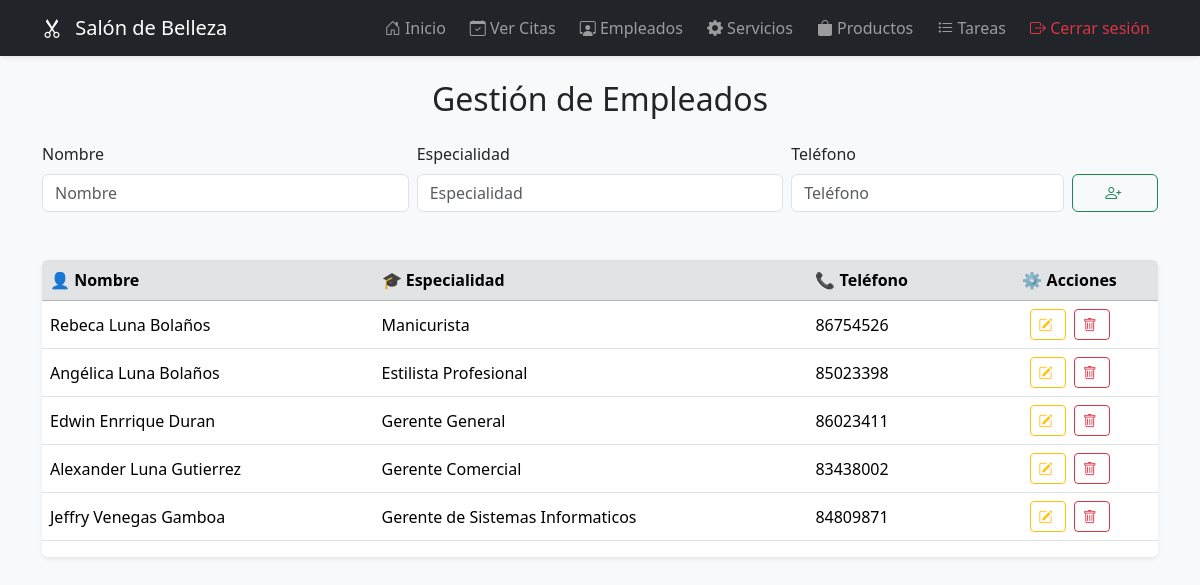
Page /empleados (signed in) on the committed database.
### models.py (models this page shows, shortened)
class Empleado(db.Model):
    __tablename__ = 'empleados'
    id = db.Column(db.Integer, primary_key=True)
    nombre = db.Column(db.String(100), nullable=False)
    especialidad = db.Column(db.String(200), nullable=True)
    telefono = db.Column(db.String(20), nullable=True)  # <-- este campo falta
    citas = db.relationship('Cita', backref='empleado', lazy=True)

### main.py (the view, shortened to what this page needs)
@app.route('/empleados', methods=['GET', 'POST'])
@login_required
def empleados():
    lista = Empleado.query.all()
    return render_template('admin/empleados.html', empleados=lista)

### main.py (called while the page is built)
def login_required(f):
    @wraps(f)
    def decorated(*args, **kwargs):
        if not session.get('logged_in'):
            return redirect(url_for('login'))
        return f(*args, **kwargs)
    return decorated

### templates/admin/empleados.html
{% extends 'admin/layout.html' %}
{% block content %}
<h2 class="mb-4 text-center">Gestión de Empleados</h2>
<form method="POST" class="mb-5">
  <div class="row g-2 align-items-end">
    <div class="col-md-4">
      <label class="form-label">Nombre</label>
      <input type="text" name="nombre" class="form-control" placeholder="Nombre" required>
    </div>
    <div class="col-md-4">
      <label class="form-label">Especialidad</label>
      <input type="text" name="especialidad" class="form-control" placeholder="Especialidad">
    </div>
    <div class="col-md-3">
      <label class="form-label">Teléfono</label>
      <input type="text" name="telefono" class="form-control" placeholder="Teléfono">
    </div>
    <div class="col-md-1 d-grid">
      <button class="btn btn-outline-success" title="Agregar">
        <i class="bi bi-person-plus"></i>
      </button>
    </div>
  </div>
</form>
<div class="table-responsive shadow-sm rounded bg-white">
  <table class="table table-hover align-middle">
    <thead class="table-secondary">
      <tr>
        <th>👤 Nombre</th>
        <th>🎓 Especialidad</th>
        <th>📞 Teléfono</th>
        <th class="text-center">⚙️ Acciones</th>
      </tr>
    </thead>
    <tbody>
      {% for emp in empleados %}
      <tr>
        <td>{{ emp.nombre }}</td>
        <td>{{ emp.especialidad }}</td>
        <td>{{ emp.telefono }}</td>
        <td class="text-center">
          <a href="{{ url_for('editar_empleado', id=emp.id) }}" class="btn btn-sm btn-outline-warning me-1" title="Editar">
            <i class="bi bi-pencil-square"></i>
          </a>
          <form method="POST" action="{{ url_for('eliminar_empleado', id=emp.id) }}" class="d-inline">
            <button type="submit" class="btn btn-sm btn-outline-danger" onclick="return confirm('¿Eliminar empleado?')" title="Eliminar">
              <i class="bi bi-trash"></i>
            </button>
          </form>
        </td>
      </tr>
      {% endfor %}
    </tbody>
  </table>
</div>
{% endblock %}

### templates/admin/layout.html (style rules this page uses)
body { background-color: #f8f9fa; }
.btn i { margin-right: 4px; }

### rows in the picture
Empleado: nombre "Rebeca Luna Bolaños", especialidad "Manicurista", telefono "86754526"
Empleado: nombre "Angélica Luna Bolaños", especialidad "Estilista Profesional", telefono "85023398"
Empleado: nombre "Edwin Enrrique Duran", especialidad "Gerente General", telefono "86023411"
Empleado: nombre "Alexander Luna Gutierrez", especialidad "Gerente Comercial", telefono "83438002"
Empleado: nombre "Jeffry Venegas Gamboa", especialidad "Gerente de Sistemas Informaticos", telefono "84809871"
